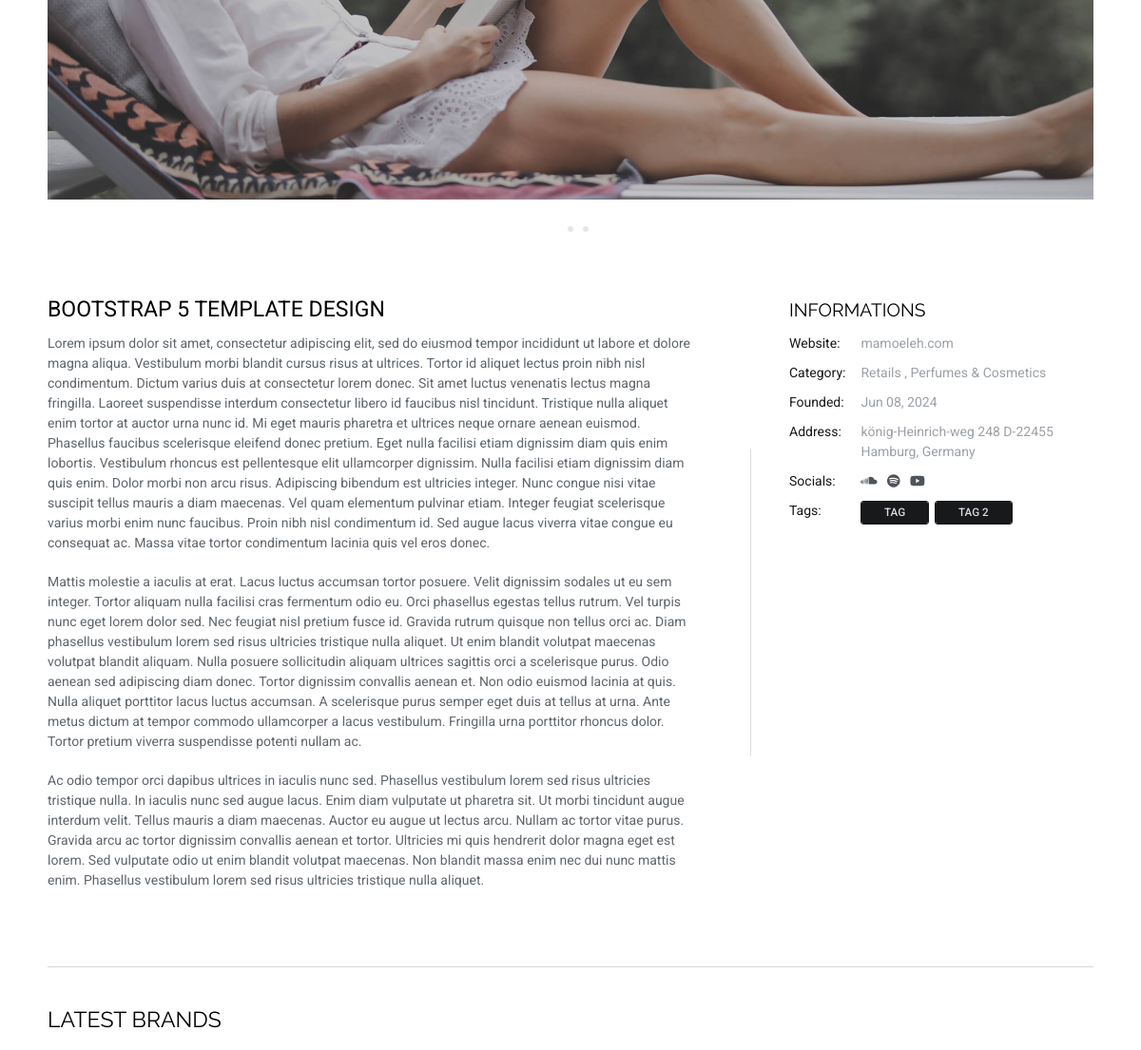
Page /brands/mamoeleh (middle part) on the earlier database version.
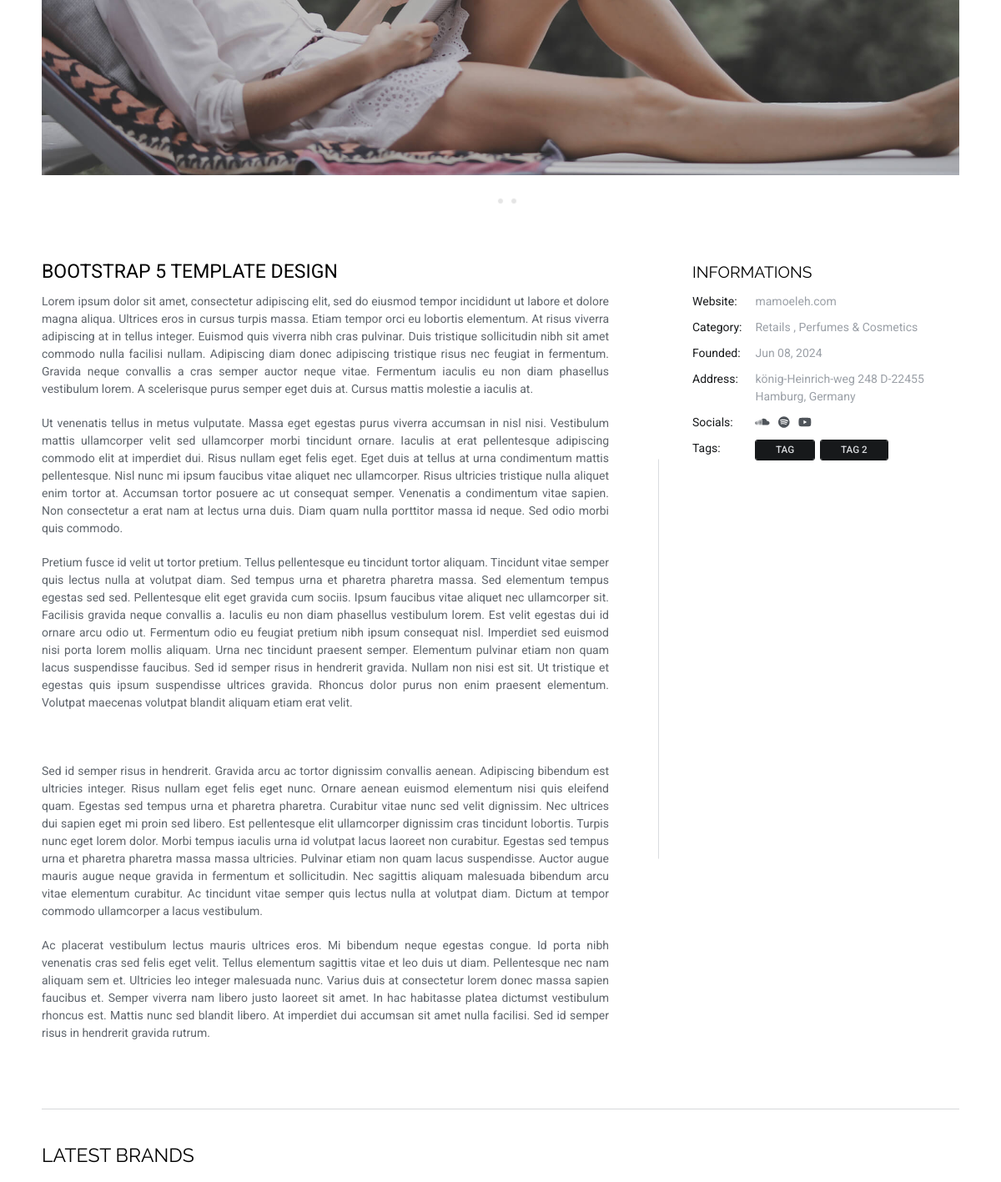
Same page on the later database version.
### brands/models.py (models this page shows, shortened)
class Brands(models.Model):
    STATUS_CHOICES = (
        ('d', 'Draft'),
        ('p', 'Publish')
    )
    title = models.CharField(max_length=300)
    slug = models.SlugField(max_length=200, unique=True)
    tags = models.ManyToManyField(Tags, related_name='brands', blank=True)
    description = HTMLField()
    founded = models.DateTimeField(default=timezone.now)
    line = models.ManyToManyField(Line, related_name='brands')
    website = models.CharField(max_length=300,blank=True,null=True)
    address = models.CharField(max_length=500,blank=True,null=True)
    image = models.ImageField(upload_to='brands')
    created = models.DateTimeField(auto_now_add=True)
    updated = models.DateTimeField(auto_now=True)
    status = models.CharField(max_length=1, choices=STATUS_CHOICES)
    keywords = models.CharField(max_length=300, null=True)
    seo_description = models.TextField(null=True)

### brands/views.py (the view)
# urls.py: path('brands/<slug:slug>', views.BrandsDetailView.as_view(), name='detail_view'),
class BrandsDetailView(DetailView):
    model = Brands
    context_object_name = 'brand'
    queryset = Brands.objects.filter(status='p')
    template_name = 'brands_detail.html'
    def get_context_data(self, **kwargs):
        context = super().get_context_data(**kwargs)
        context['lines'] = Line.objects.filter(status=True)
        context['tags'] = Tags.objects.filter(status=True)
        context['latest'] = Brands.objects.filter(status="p").order_by('-created')[:4]
        return context

### brands/templates/brands_detail.html (shortened to what this page needs)
{% extends 'base/main_base.html' %}
{% load static %}
{% block content %}
<section>
    <div class="container">
        <div class="row">
        <div class="col-12 mb-4">
            <div class="swiper theme-slider" data-swiper='{"autoplay":true,"spaceBetween":5,"loop":true,"loopedSlides":5,"slideToClickedSlide":true}'>
            <div class="swiper-wrapper">
                {% for item in brand.sliders.all  %}<div class="swiper-slide"><img class="img-fluid" src="{{ item.image.url }}" alt="{{ item.title }}" /></div>{% endfor %}
            </div>
            <div class="swiper-pagination"></div>
            </div>
        </div>
        <div class="col-lg-8 pe-lg-5 mb-4 mb-lg-0 position-relative">
            <h4 class="fw-normal font-base">Bootstrap 5 Template Design</h4>
            {{ brand.description|safe }}
        </div>
        <div class="col-lg-4 ps-lg-4">
            <h5 class="fw-normal mb-1">Informations</h5>
            <table class="table table-borderless mb-0">
            <tr>
                <td class="py-1 ps-0 text-dark">Website: </td>
                <td class="py-1"><a class="text-600" href="https://{{ brand.website }}">{{ brand.website }}</a></td>
            </tr>
            <tr>
                <td class="py-1 ps-0 text-dark">Category:</td>
                <td class="py-1 text-600">{% for item in brand.line.all  %}{% if forloop.first %}{% else %}, {% endif %}{{ item.title }} {% endfor %}</td>
            </tr>
            <tr>
                <td class="py-1 ps-0 text-dark">Founded:</td>
                <td class="py-1 text-600">{{ brand.founded|date:"M d, Y" }}</td>
            </tr>
            <tr>
                <td class="py-1 ps-0 text-dark">Address:</td>
                <td class="py-1 text-600">{{ brand.address }}</td>
            </tr>
            <tr>
                <td class="py-1 ps-0 text-dark">Socials:</td>
                <td class="py-1 text-600">
                    <li class="list-inline-item me-0">
                        {% for item in brand.socials.all  %}<a class="text-900 hover-color-white pe-2" href="{{ item.link }}"><span class="{{ item.icon }}"></span></a>{% endfor %}
                    </li>
                </td>
            </tr>
            <tr>
                <td class="py-1 ps-0 text-dark">Tags:</td>
                <td class="py-1 text-600">
                    {% for item in brand.tags.all  %}<a class="btn btn-dark btn-sm hvr-sweep-top me-1 mb-1" href="#!">{{ item.title }}</a>{% endfor %}
                </td>
            </tr>
            </table>
        </div>
        </div>
        <div class="row">
            <div class="col-12">
                <hr class="mt-5 mb-4" />
                <h4 class="fw-normal mb-3">Latest Brands</h4>
            </div>
        </div>
    </div>
</section>
{% endblock content %}

Differences in the rows shown:
changed Brands "mamoeleh.com": description "…et dolore magna aliqua. Vestibulum morbi blandit cursus risus at ultrices. Tortor id aliquet lectus proin nibh nisl condimentum. Dictum varius duis at consectetur lorem donec. Sit amet luctus venenatis lectus magna fringilla. Laoreet suspendisse interdum consectetur libero id faucibus nisl tincidunt. Tristique nulla aliquet enim tortor at auctor urna nunc id. Mi eget mauris pharetra et ultrices neque ornare aenean euismod. Phasellus faucibus scelerisque eleifend donec pretium. Eget nulla facilisi etiam dignissim diam quis enim lobortis. Vestibulum rhoncus est pellentesque elit ullamcorper dignissim. Nulla facilisi etiam dignissim diam quis enim. Dolor morbi non arcu risus. Adipiscing…" → "…et dolore magna aliqua. Ultrices eros in cursus turpis massa. Etiam tempor orci eu lobortis elementum. At risus viverra adipiscing at in tellus integer. Euismod quis viverra nibh cras pulvinar. Duis tristique sollicitudin nibh sit amet commodo nulla facilisi nullam. Adipiscing diam donec adipiscing tristique risus nec feugiat in fermentum. Gravida neque convallis a cras semper auctor neque vitae. Fermentum iaculis eu non diam phasellus vestibulum lorem. A scelerisque purus semper eget duis at. Cursus mattis molestie a iaculis at. Ut venenatis tellus in metus vulputate. Massa eget egestas purus viverra accumsan in nisl nisi. Vestibulum mattis ullamcorper velit sed ullamcorper morbi…"
